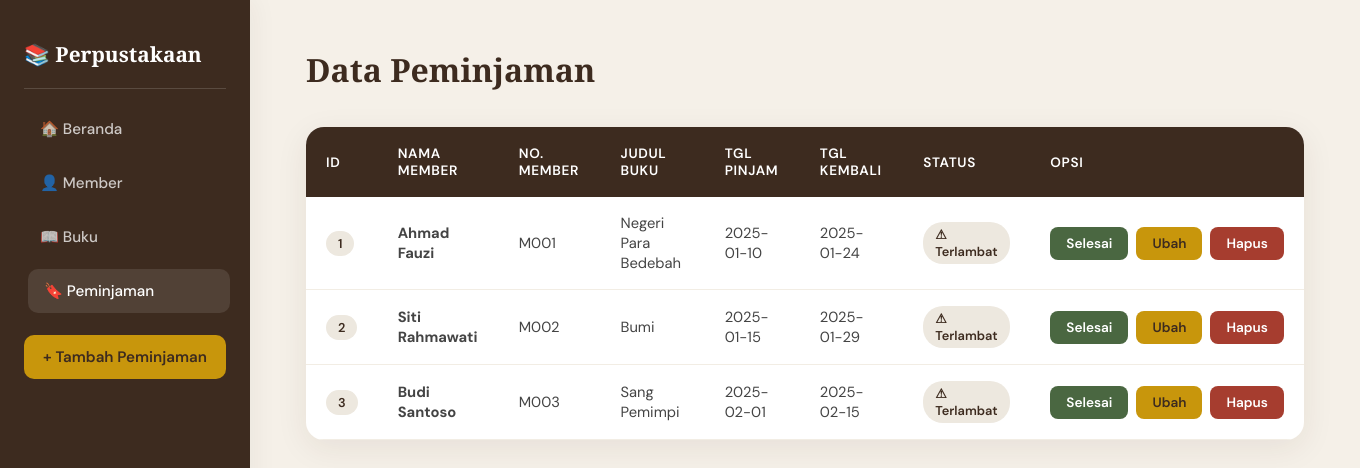
The app's page /Peminjaman.php with its own data.
### tables this page shows
CREATE TABLE IF NOT EXISTS peminjaman (
    id_peminjaman   INT AUTO_INCREMENT PRIMARY KEY,
    id_member       INT  NOT NULL,
    id_buku         INT  NOT NULL,
    tgl_pinjam      DATE NOT NULL,
    tgl_kembali     DATE NOT NULL,
    status          ENUM('aktif','selesai') NOT NULL DEFAULT 'aktif',
    CONSTRAINT fk_peminjaman_member
        FOREIGN KEY (id_member) REFERENCES member(id_member)
        ON DELETE CASCADE ON UPDATE CASCADE,
    CONSTRAINT fk_peminjaman_buku
        FOREIGN KEY (id_buku)   REFERENCES buku(id_buku)
        ON DELETE CASCADE ON UPDATE CASCADE
);

CREATE TABLE IF NOT EXISTS member (
    id_member       INT AUTO_INCREMENT PRIMARY KEY,
    nama_member     VARCHAR(250) NOT NULL,
    nomor_member    VARCHAR(15)  NOT NULL UNIQUE,
    alamat          TEXT,
    tgl_mendaftar   DATETIME     DEFAULT CURRENT_TIMESTAMP,
    tgl_terakhir_bayar DATE
);

CREATE TABLE IF NOT EXISTS buku (
    id_buku         INT AUTO_INCREMENT PRIMARY KEY,
    judul_buku      VARCHAR(500) NOT NULL,
    penulis         VARCHAR(500) NOT NULL,
    penerbit        VARCHAR(250),
    tahun_terbit    INT
);

### Model.php (called while the page is built, shortened)
<?php
function getAllPeminjaman() {
    $koneksi = koneksiDatabase();
    $query   = "SELECT p.*, m.nama_member, m.nomor_member, b.judul_buku
                FROM peminjaman p
                JOIN member m ON p.id_member = m.id_member
                JOIN buku   b ON p.id_buku   = b.id_buku
                ORDER BY p.id_peminjaman ASC";
    $result  = mysqli_query($koneksi, $query);
    $data    = [];
    while ($row = mysqli_fetch_assoc($result)) {
        $data[] = $row;
    }
    return $data;
}

### Peminjaman.php (the view, shortened to what this page needs)
<?php
require_once 'Model.php';
$peminjamans = getAllPeminjaman();
function hitungStatus($row) {
    $today = date('Y-m-d');
    if ($today > $row['tgl_kembali']) return 'overdue';
    return 'aktif';
}
?>
<!DOCTYPE html>
<html lang="id">
<head>
</head>
<body>
<aside class="sidebar">
    <h2>📚 Perpustakaan</h2>
    <a href="Index.php">🏠 Beranda</a>
    <a href="Member.php">👤 Member</a>
    <a href="Buku.php">📖 Buku</a>
    <a href="Peminjaman.php" class="active">🔖 Peminjaman</a>
    <a href="FormPeminjaman.php" class="tambah">+ Tambah Peminjaman</a>
</aside>
<main class="main">
    <div class="page-header">
        <h1 class="page-title">Data Peminjaman</h1>
    </div>
    <div class="table-wrap">
        <table>
            <thead>
                <tr>
                    <th>ID</th>
                    <th>Nama Member</th>
                    <th>No. Member</th>
                    <th>Judul Buku</th>
                    <th>Tgl Pinjam</th>
                    <th>Tgl Kembali</th>
                    <th>Status</th>
                    <th>Opsi</th>
                </tr>
            </thead>
            <tbody>
                <?php if (empty($peminjamans)): ?>
                    <tr><td colspan="8" class="empty-state">Belum ada data peminjaman.</td></tr>
                <?php else: ?>
                    <?php foreach ($peminjamans as $p): ?>
                    <?php $status = hitungStatus($p); ?>
                    <tr class="<?= $status === 'selesai' ? 'row-selesai' : '' ?>">
                        <td><span class="badge badge-id"><?= htmlspecialchars($p['id_peminjaman']) ?></span></td>
                        <td><strong><?= htmlspecialchars($p['nama_member']) ?></strong></td>
                        <td><?= htmlspecialchars($p['nomor_member']) ?></td>
                        <td><?= htmlspecialchars($p['judul_buku']) ?></td>
                        <td><?= htmlspecialchars($p['tgl_pinjam']) ?></td>
                        <td><?= htmlspecialchars($p['tgl_kembali']) ?></td>
                        <td>
                            <?php if ($status === 'selesai'): ?>
                                <span class="badge badge-selesai">✔ Selesai</span>
                            <?php elseif ($status === 'overdue'): ?>
                                <span class="badge badge-overdue">⚠ Terlambat</span>
                            <?php elseif ($status === 'today'): ?>
                                <span class="badge badge-today">⏰ Hari Ini</span>
                            <?php else: ?>
                                <span class="badge badge-aktif">✓ Aktif</span>
                            <?php endif; ?>
                        </td>
                        <td>
                            <div class="actions">
                                <?php if ($status !== 'selesai'): ?>
                                    <a href="Peminjaman.php?selesai=<?= $p['id_peminjaman'] ?>"
                                        class="btn btn-selesai"
                                        onclick="return confirm('Tandai peminjaman ini sebagai selesai?')">Selesai</a>
                                    <a href="FormPeminjaman.php?id=<?= $p['id_peminjaman'] ?>"
                                       class="btn btn-ubah">Ubah</a>
                                <?php else: ?>
                                    <span class="btn btn-disabled">Selesai</span>
                                <?php endif; ?>
                                <a href="Peminjaman.php?hapus=<?= $p['id_peminjaman'] ?>"
                                   class="btn btn-hapus"
                                   onclick="return confirm('Yakin hapus data peminjaman ini?')">Hapus</a>
                            </div>
                        </td>
                    </tr>
                    <?php endforeach; ?>
                <?php endif; ?>
            </tbody>
        </table>
    </div>
</main>
</body>
</html>

### Peminjaman.php (style rules this page uses)
:root { --cream: #F5F0E8; --brown: #3D2B1F; --gold: #C8960C; --rust: #A63D2F; --sage: #4A6741; --blue: #1e4d8c; --light: #FAF8F4; }
* { margin: 0; padding: 0; box-sizing: border-box; }
body { min-height: 100vh; background: var(--cream); font-family: 'DM Sans', sans-serif; display: flex; }
.sidebar { width: 15%; min-width: 250px; min-height: 100vh; background: var(--brown); padding: 40px 24px; display: flex; flex-direction: column; gap: 10px; flex-shrink: 0; box-shadow: 4px 0 24px rgba(61,43,31,0.05); }
.sidebar h2 { font-family: 'Playfair Display', serif; color: #fff; font-size: 1.3rem; margin-bottom: 8px; padding-bottom: 20px; border-bottom: 1px solid rgba(255,255,255,0.15); }
.sidebar a { display: block; padding: 12px 16px; color: rgba(255,255,255,0.75); text-decoration: none; border-radius: 10px; font-size: 0.95rem; font-weight: 500; transition: all 0.2s ease; }
.sidebar a:hover, .sidebar a.active { background: rgba(255,255,255,0.1); color: #fff; transform: translateX(4px); }
.sidebar a.tambah { background: var(--gold); color: var(--brown); font-weight: 600; margin-top: 12px; text-align: center; }
.main { flex: 1; padding: 48px 56px; }
.page-header { display: flex; align-items: center; justify-content: space-between; margin-bottom: 36px; }
.page-title { font-family: 'Playfair Display', serif; font-size: 2rem; color: var(--brown); }
.table-wrap { background: #fff; border-radius: 18px; overflow: hidden; box-shadow: 0 8px 32px rgba(61,43,31,0.08); }
table { width: 100%; border-collapse: collapse; }
thead tr { background: var(--brown); color: #fff; }
thead th { padding: 18px 20px; text-align: left; font-size: 0.85rem; font-weight: 600; letter-spacing: 0.05em; text-transform: uppercase; }
tbody tr { border-bottom: 1px solid #f2ede4; transition: background 0.15s; }
tbody td { padding: 16px 20px; font-size: 0.92rem; color: #444; vertical-align: middle; }
.badge { display: inline-block; padding: 4px 12px; border-radius: 20px; font-size: 0.8rem; font-weight: 600; background: #ede8df; color: var(--brown); }
.actions { display: flex; gap: 8px; align-items: center; }
.btn { display: inline-block; padding: 8px 16px; border-radius: 8px; font-size: 0.85rem; font-weight: 600; text-decoration: none; border: none; cursor: pointer; transition: all 0.18s ease; }
.btn-hapus { background: var(--rust); color: #fff; }
.btn-ubah { background: var(--gold); color: var(--brown); }
.btn-selesai { background: var(--sage); color: #fff; }

### records on screen
peminjaman: id_peminjaman "1", id_member.nama_member "Ahmad Fauzi", id_member.nomor_member "M001", id_buku.judul_buku "Negeri Para Bedebah", tgl_pinjam "2025-01-10", tgl_kembali "2025-01-24", shows "⚠ Terlambat"
peminjaman: id_peminjaman "2", id_member.nama_member "Siti Rahmawati", id_member.nomor_member "M002", id_buku.judul_buku "Bumi", tgl_pinjam "2025-01-15", tgl_kembali "2025-01-29", shows "⚠ Terlambat"
peminjaman: id_peminjaman "3", id_member.nama_member "Budi Santoso", id_member.nomor_member "M003", id_buku.judul_buku "Sang Pemimpi", tgl_pinjam "2025-02-01", tgl_kembali "2025-02-15", shows "⚠ Terlambat"
